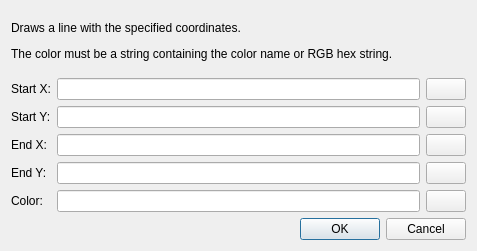
<?xml version="1.0" encoding="UTF-8"?>
<ui version="4.0">
 <class>AlgoGLineStmt</class>
 <widget class="QDialog" name="AlgoGLineStmt">
  <property name="windowModality">
   <enum>Qt::WindowModal</enum>
  </property>
  <property name="geometry">
   <rect>
    <x>0</x>
    <y>0</y>
    <width>477</width>
    <height>251</height>
   </rect>
  </property>
  <property name="windowTitle">
   <string>Plot line</string>
  </property>
  <property name="windowIcon">
   <iconset resource="../turing.qrc">
    <normaloff>:/action/media/settings.png</normaloff>:/action/media/settings.png</iconset>
  </property>
  <property name="modal">
   <bool>true</bool>
  </property>
  <layout class="QVBoxLayout" name="verticalLayout">
   <item>
    <widget class="QLabel" name="label">
     <property name="text">
      <string>&lt;html&gt;&lt;head/&gt;&lt;body&gt;&lt;p&gt;Draws a line with the specified coordinates.&lt;/p&gt;&lt;p&gt;The color must be a string containing the color name or RGB hex string.&lt;/p&gt;&lt;/body&gt;&lt;/html&gt;</string>
     </property>
     <property name="wordWrap">
      <bool>true</bool>
     </property>
    </widget>
   </item>
   <item>
    <layout class="QGridLayout" name="gridLayout">
     <item row="4" column="1">
      <widget class="QLineEdit" name="txtColor"/>
     </item>
     <item row="3" column="0">
      <widget class="QLabel" name="label_7">
       <property name="text">
        <string>End Y:</string>
       </property>
       <property name="buddy">
        <cstring>txtEndY</cstring>
       </property>
      </widget>
     </item>
     <item row="2" column="0">
      <widget class="QLabel" name="label_6">
       <property name="text">
        <string>End X:</string>
       </property>
       <property name="buddy">
        <cstring>txtEndX</cstring>
       </property>
      </widget>
     </item>
     <item row="2" column="1">
      <widget class="QLineEdit" name="txtEndX"/>
     </item>
     <item row="3" column="1">
      <widget class="QLineEdit" name="txtEndY"/>
     </item>
     <item row="0" column="1">
      <widget class="QLineEdit" name="txtStartX"/>
     </item>
     <item row="0" column="0">
      <widget class="QLabel" name="label_2">
       <property name="text">
        <string>Start X:</string>
       </property>
       <property name="buddy">
        <cstring>txtStartX</cstring>
       </property>
      </widget>
     </item>
     <item row="1" column="0">
      <widget class="QLabel" name="label_5">
       <property name="text">
        <string>Start Y:</string>
       </property>
       <property name="buddy">
        <cstring>txtStartY</cstring>
       </property>
      </widget>
     </item>
     <item row="0" column="2">
      <widget class="QPushButton" name="btnCodeStartX">
       <property name="enabled">
        <bool>true</bool>
       </property>
       <property name="text">
        <string/>
       </property>
       <property name="icon">
        <iconset resource="../turing.qrc">
         <normaloff>:/action/media/edit_line.png</normaloff>:/action/media/edit_line.png</iconset>
       </property>
      </widget>
     </item>
     <item row="4" column="2">
      <widget class="QPushButton" name="btnCodeColor">
       <property name="enabled">
        <bool>true</bool>
       </property>
       <property name="text">
        <string/>
       </property>
       <property name="icon">
        <iconset resource="../turing.qrc">
         <normaloff>:/action/media/color_wheel.png</normaloff>:/action/media/color_wheel.png</iconset>
       </property>
      </widget>
     </item>
     <item row="1" column="2">
      <widget class="QPushButton" name="btnCodeStartY">
       <property name="enabled">
        <bool>true</bool>
       </property>
       <property name="text">
        <string/>
       </property>
       <property name="icon">
        <iconset resource="../turing.qrc">
         <normaloff>:/action/media/edit_line.png</normaloff>:/action/media/edit_line.png</iconset>
       </property>
      </widget>
     </item>
     <item row="1" column="1">
      <widget class="QLineEdit" name="txtStartY"/>
     </item>
     <item row="2" column="2">
      <widget class="QPushButton" name="btnCodeEndX">
       <property name="enabled">
        <bool>true</bool>
       </property>
       <property name="text">
        <string/>
       </property>
       <property name="icon">
        <iconset resource="../turing.qrc">
         <normaloff>:/action/media/edit_line.png</normaloff>:/action/media/edit_line.png</iconset>
       </property>
      </widget>
     </item>
     <item row="3" column="2">
      <widget class="QPushButton" name="btnCodeEndY">
       <property name="enabled">
        <bool>true</bool>
       </property>
       <property name="text">
        <string/>
       </property>
       <property name="icon">
        <iconset resource="../turing.qrc">
         <normaloff>:/action/media/edit_line.png</normaloff>:/action/media/edit_line.png</iconset>
       </property>
      </widget>
     </item>
     <item row="4" column="0">
      <widget class="QLabel" name="label_8">
       <property name="text">
        <string>Color:</string>
       </property>
       <property name="buddy">
        <cstring>txtColor</cstring>
       </property>
      </widget>
     </item>
    </layout>
   </item>
   <item>
    <widget class="QDialogButtonBox" name="buttonBox">
     <property name="orientation">
      <enum>Qt::Horizontal</enum>
     </property>
     <property name="standardButtons">
      <set>QDialogButtonBox::Cancel|QDialogButtonBox::Ok</set>
     </property>
    </widget>
   </item>
  </layout>
 </widget>
 <tabstops>
  <tabstop>txtStartX</tabstop>
  <tabstop>txtStartY</tabstop>
  <tabstop>txtEndX</tabstop>
  <tabstop>txtEndY</tabstop>
  <tabstop>txtColor</tabstop>
  <tabstop>btnCodeStartX</tabstop>
  <tabstop>btnCodeStartY</tabstop>
  <tabstop>btnCodeEndX</tabstop>
  <tabstop>btnCodeEndY</tabstop>
  <tabstop>btnCodeColor</tabstop>
 </tabstops>
 <resources>
  <include location="../turing.qrc"/>
 </resources>
 <connections>
  <connection>
   <sender>buttonBox</sender>
   <signal>accepted()</signal>
   <receiver>AlgoGLineStmt</receiver>
   <slot>accept()</slot>
   <hints>
    <hint type="sourcelabel">
     <x>247</x>
     <y>241</y>
    </hint>
    <hint type="destinationlabel">
     <x>238</x>
     <y>96</y>
    </hint>
   </hints>
  </connection>
  <connection>
   <sender>buttonBox</sender>
   <signal>rejected()</signal>
   <receiver>AlgoGLineStmt</receiver>
   <slot>reject()</slot>
   <hints>
    <hint type="sourcelabel">
     <x>247</x>
     <y>241</y>
    </hint>
    <hint type="destinationlabel">
     <x>238</x>
     <y>96</y>
    </hint>
   </hints>
  </connection>
 </connections>
</ui>
